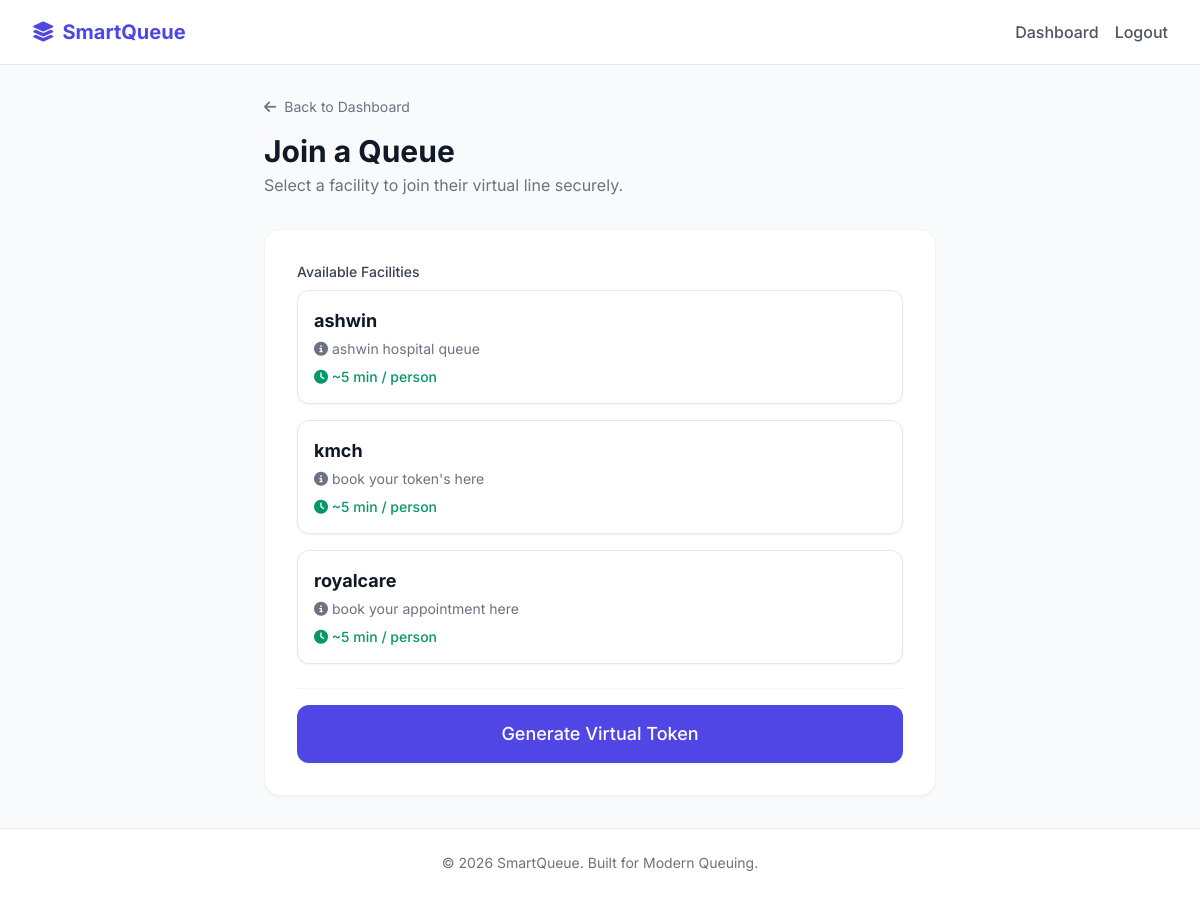
Page /join/ (signed in) on the committed database.
### queues/models.py (models this page shows)
class Queue(models.fields.CharField):
    pass # Re-write

### queues/views.py (the view, shortened to what this page needs)
# urls.py: path('join/', views.join_queue, name='join_queue'),
@login_required
def join_queue(request):
    queues = Queue.objects.filter(is_active=True)
    return render(request, 'join_queue.html', {'queues': queues})

### templates/join_queue.html (shortened to what this page needs)
{% extends 'base.html' %}
{% block content %}
<div class="max-w-2xl mx-auto">
    <div class="mb-8">
        <a href="{% url 'dashboard' %}" class="text-sm text-gray-500 hover:text-gray-900 flex items-center gap-2 mb-4">
            <i class="fa-solid fa-arrow-left"></i> Back to Dashboard
        </a>
        <h1 class="text-3xl font-bold text-gray-900">Join a Queue</h1>
        <p class="text-gray-500 mt-1">Select a facility to join their virtual line securely.</p>
    </div>
    <div class="bg-white rounded-2xl shadow-sm border border-gray-100 p-6 md:p-8">
        <form method="POST">
            <div class="space-y-6">
                <div>
                    <label class="block text-sm font-medium text-gray-700 mb-2">Available Facilities</label>
                    <div class="grid grid-cols-1 gap-4">
                        {% for queue in queues %}
                        <label class="relative flex cursor-pointer rounded-xl border bg-white p-4 shadow-sm focus:outline-none hover:border-indigo-300 smooth-hover">
                            <span class="flex flex-1">
                                <span class="flex flex-col">
                                    <span class="block text-lg font-bold text-gray-900">{{ queue.name }}</span>
                                    <span class="mt-1 flex items-center text-sm text-gray-500">
                                        <i class="fa-solid fa-info-circle mr-1"></i> {{ queue.description|default:"No description" }}
                                    </span>
                                    <span class="mt-2 text-sm font-medium text-emerald-600">
                                        <i class="fa-solid fa-clock"></i> ~{{ queue.avg_wait_time_per_person }} min / person
                                    </span>
                                </span>
                            </span>
                        </label>
                        {% empty %}
                        <div class="p-6 text-center text-gray-500 border border-dashed rounded-xl">
                            No active queues available right now.
                        </div>
                        {% endfor %}
                    </div>
                </div>
                <div class="pt-4 border-t border-gray-100">
                    <button type="submit" class="w-full flex justify-center py-3.5 px-4 border border-transparent rounded-xl shadow-sm text-lg font-medium text-white bg-indigo-600 hover:bg-indigo-700 focus:outline-none focus:ring-2 focus:ring-offset-2 focus:ring-indigo-500 smooth-hover {% if not queues %}opacity-50 cursor-not-allowed{% endif %}" {% if not queues %}disabled{% endif %}>
                        Generate Virtual Token
                    </button>
                </div>
            </div>
        </form>
    </div>
</div>
{% endblock %}

### templates/base.html (style rules this page uses)
body { font-family: 'Inter', sans-serif; background-color: #f9fafb; color: #111827; }
.smooth-hover { transition: all 0.2s ease-in-out; }

### rows in the picture
Queue: name "ashwin", description "ashwin hospital queue", avg_wait_time_per_person "5"
Queue: name "kmch", description "book your token's here", avg_wait_time_per_person "5"
Queue: name "royalcare", description "book your appointment here", avg_wait_time_per_person "5"
